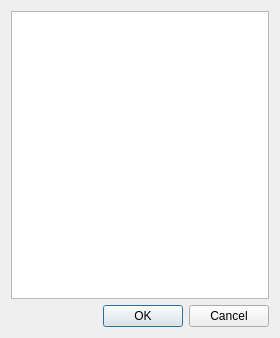
<?xml version="1.0" encoding="UTF-8"?>
<ui version="4.0">
 <class>CSelectGameTokenDialog</class>
 <widget class="QDialog" name="CSelectGameTokenDialog">
  <property name="geometry">
   <rect>
    <x>0</x>
    <y>0</y>
    <width>280</width>
    <height>338</height>
   </rect>
  </property>
  <property name="windowTitle">
   <string>Select GameToken</string>
  </property>
  <layout class="QVBoxLayout" name="verticalLayout">
   <item>
    <widget class="QTreeView" name="treeView">
     <attribute name="headerVisible">
      <bool>false</bool>
     </attribute>
    </widget>
   </item>
   <item>
    <widget class="QDialogButtonBox" name="buttonBox">
     <property name="orientation">
      <enum>Qt::Horizontal</enum>
     </property>
     <property name="standardButtons">
      <set>QDialogButtonBox::Cancel|QDialogButtonBox::Ok</set>
     </property>
    </widget>
   </item>
  </layout>
 </widget>
 <resources>
  <include location="LevelFileDialog.qrc"/>
 </resources>
 <connections>
  <connection>
   <sender>buttonBox</sender>
   <signal>accepted()</signal>
   <receiver>CSelectGameTokenDialog</receiver>
   <slot>accept()</slot>
   <hints>
    <hint type="sourcelabel">
     <x>248</x>
     <y>254</y>
    </hint>
    <hint type="destinationlabel">
     <x>157</x>
     <y>274</y>
    </hint>
   </hints>
  </connection>
  <connection>
   <sender>buttonBox</sender>
   <signal>rejected()</signal>
   <receiver>CSelectGameTokenDialog</receiver>
   <slot>reject()</slot>
   <hints>
    <hint type="sourcelabel">
     <x>316</x>
     <y>260</y>
    </hint>
    <hint type="destinationlabel">
     <x>286</x>
     <y>274</y>
    </hint>
   </hints>
  </connection>
 </connections>
</ui>
